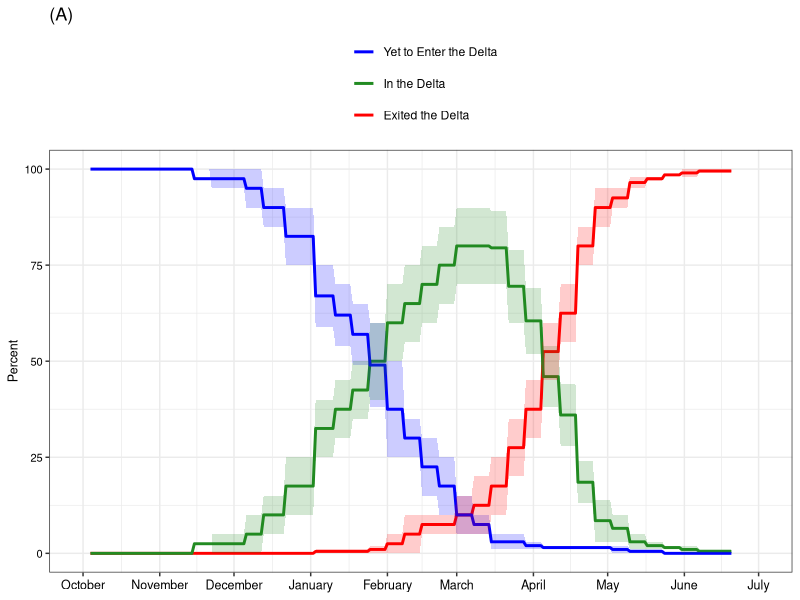
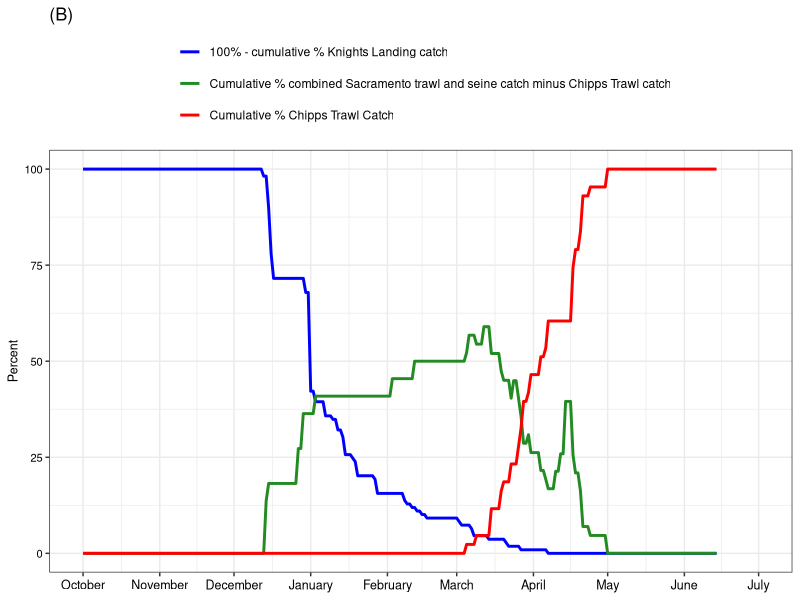
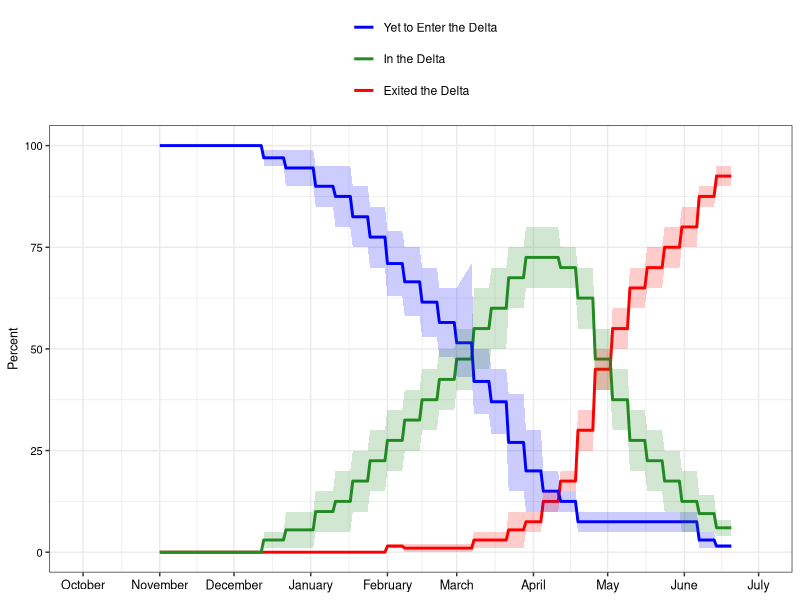
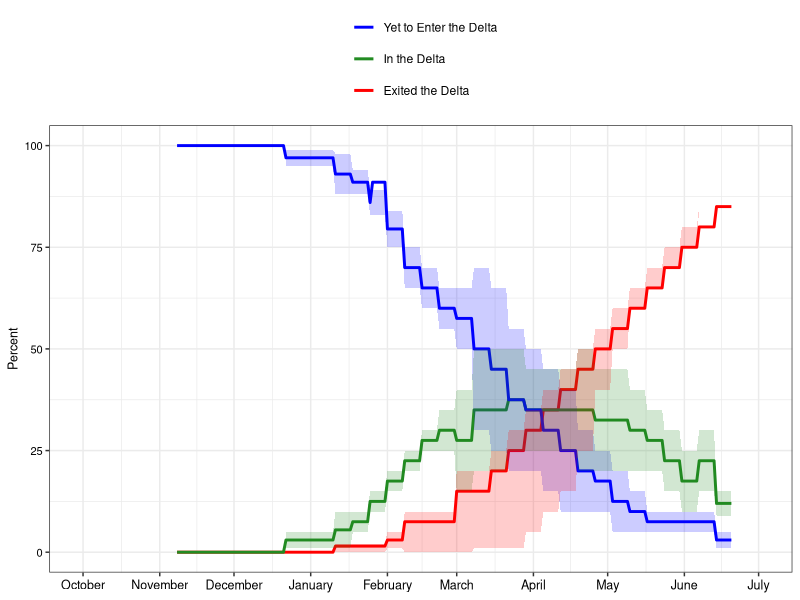
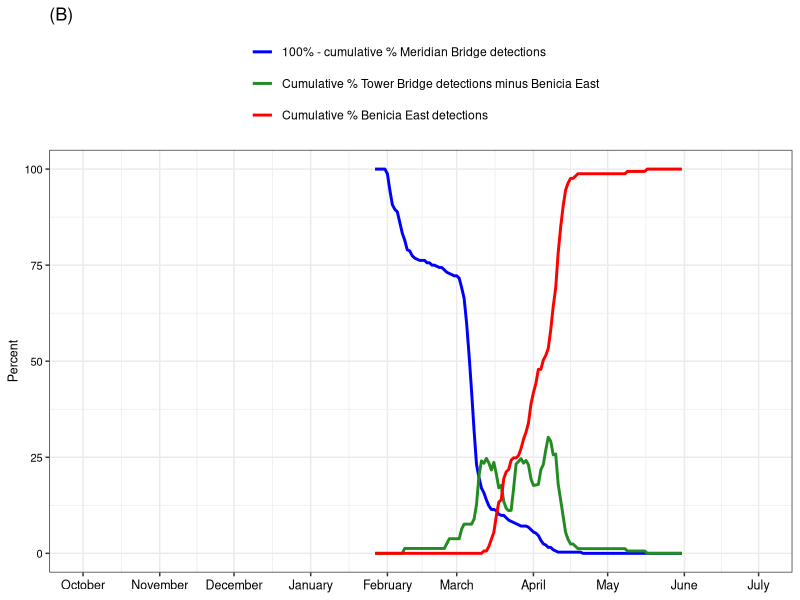
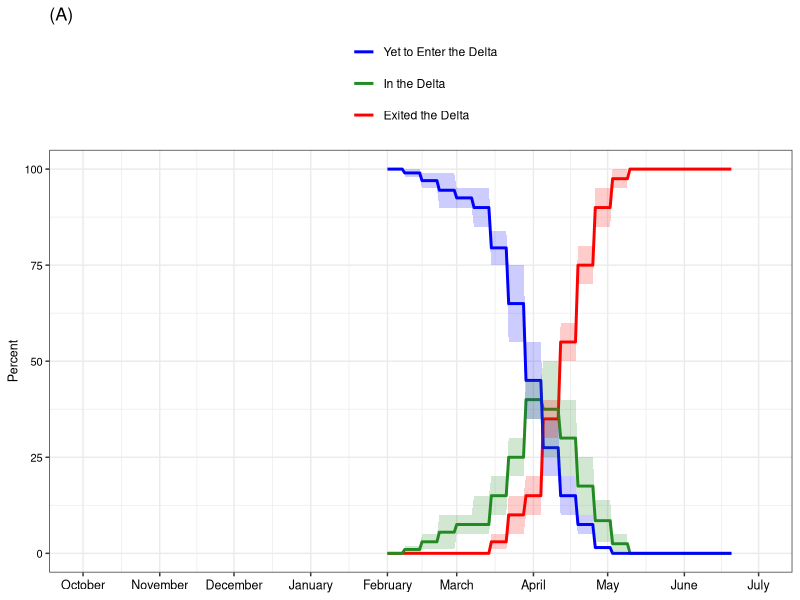
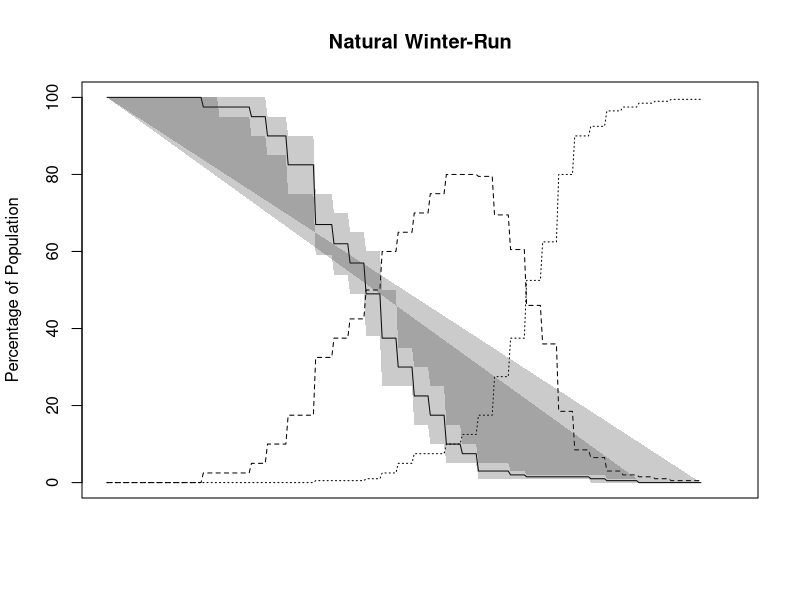
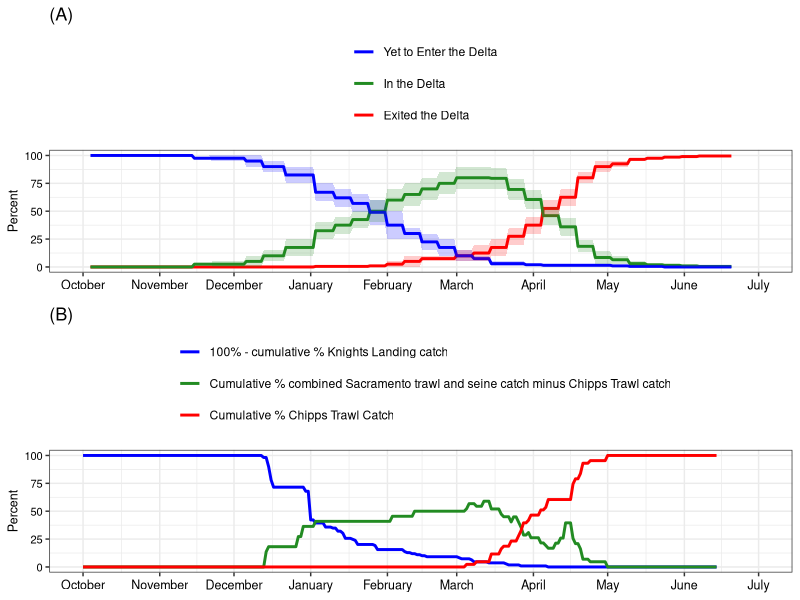

R code for these plots, in order: (Note: this script raises an error after producing the figures.)
library(tidyverse)
library(readxl)
library(grid)
library(gridExtra)

# Load distribution estimate data
distribution_data<-read_excel(file.path("data","DistributionEstimates_WOMT_WY2023.xlsx"),sheet="DATA Dist WOMT Export OMRrange")
str(distribution_data)

# Split range data into upper and lower dist estimates
dist_est_split <- function(datafile=distribution_data,old_col="Natural_WR_YTE_Range",newcol1="Natural_WR_YTE_Lower",newcol2="Natural_WR_YTE_Upper"){
  distribution_data_newdata <- separate(datafile, col=old_col,
                                     c("dummy1", "dummy2"), sep="-",extra = "drop") %>% 
    mutate(dummy2=gsub("\\%", "", dummy2)) %>%
    mutate(dummy1=as.numeric(dummy1),dummy2=as.numeric(dummy2)) 
  
  colnames(distribution_data_newdata)[colnames(distribution_data_newdata) == "dummy1"] = newcol1
  colnames(distribution_data_newdata)[colnames(distribution_data_newdata) == "dummy2"] = newcol2
  
  return(distribution_data_newdata)
}

# Create new columns for upper and lower
distribution_data_edit <- dist_est_split()
distribution_data_edit <- dist_est_split(datafile=distribution_data_edit,old_col="Natural_WR_ID_Range",newcol1="Natural_WR_ID_Lower",newcol2="Natural_WR_ID_Upper")
distribution_data_edit <- dist_est_split(datafile=distribution_data_edit,old_col="Natural_WR_E_Range",newcol1="Natural_WR_E_Lower",newcol2="Natural_WR_E_Upper")

distribution_data_edit <- dist_est_split(datafile=distribution_data_edit,old_col="Natural_SR_YTE_Range",newcol1="Natural_SR_YTE_Lower",newcol2="Natural_SR_YTE_Upper")
distribution_data_edit <- dist_est_split(datafile=distribution_data_edit,old_col="Natural_SR_ID_Range",newcol1="Natural_SR_ID_Lower",newcol2="Natural_SR_ID_Upper")
distribution_data_edit <- dist_est_split(datafile=distribution_data_edit,old_col="Natural_SR_E_Range",newcol1="Natural_SR_E_Lower",newcol2="Natural_SR_E_Upper")

distribution_data_edit <- dist_est_split(datafile=distribution_data_edit,old_col="Hatch_WR_YTE_Range",newcol1="Hatch_WR_YTE_Lower",newcol2="Hatch_WR_YTE_Upper")
distribution_data_edit <- dist_est_split(datafile=distribution_data_edit,old_col="Hatch_WR_ID_Range",newcol1="Hatch_WR_ID_Lower",newcol2="Hatch_WR_ID_Upper")
distribution_data_edit <- dist_est_split(datafile=distribution_data_edit,old_col="Hatch_WR_E_Range",newcol1="Hatch_WR_E_Lower",newcol2="Hatch_WR_E_Upper")

distribution_data_edit <- dist_est_split(datafile=distribution_data_edit,old_col="Natural_SH_YTE_Range",newcol1="Natural_SH_YTE_Lower",newcol2="Natural_SH_YTE_Upper")
distribution_data_edit <- dist_est_split(datafile=distribution_data_edit,old_col="Natural_SH_ID_Range",newcol1="Natural_SH_ID_Lower",newcol2="Natural_SH_ID_Upper")
distribution_data_edit <- dist_est_split(datafile=distribution_data_edit,old_col="Natural_SH_E_Range",newcol1="Natural_SH_E_Lower",newcol2="Natural_SH_E_Upper")

distribution_data_edit$Date=as.Date(distribution_data_edit$Date)

#Load monitoring csv data from SacPAS
#https://www.cbr.washington.edu/sacramento/data/query_sampling_graph.html
monitoring_data_raw <- read.csv(file.path("data","samplingdaily_1686867510_630.csv"))
str(monitoring_data_raw)

#Calculate percentage of sum
monitoring_data_WR <- monitoring_data_raw %>% rename(
  KL_RST=Raw.Knights.Landing.RST,
  SacSeine=Raw.Sacramento.Beach.Seines..SR080E.SR071E.SR062E.SR057E.SR055E.SR060E.AM001S.SR049E.,
  SacTrawl=Raw.Sacramento.Trawls..SR055M.SR055E.SR055W.SR055X.,
  ChippsTrawl=Raw.Chipps.Island.Trawls..SB018M.SB018N.SB018S.SB018X.
) %>% select(Date,KL_RST,SacSeine,SacTrawl,ChippsTrawl) %>%
  mutate(Date=as.Date(Date)) %>% rowwise() %>% mutate(SacTrawl_Seine= sum(SacSeine, SacTrawl, na.rm = TRUE)) %>%
  ungroup() %>%
  filter(!is.na(Date)) %>% select(-c(SacSeine, SacTrawl)) %>%
  mutate(KL_RST = replace_na(KL_RST, 0),ChippsTrawl=replace_na(ChippsTrawl, 0)) %>%
  mutate(KL_RST_sum=cumsum(KL_RST),ChippsTrawl_sum=cumsum(ChippsTrawl),SacTrawl_Seine_sum=cumsum(SacTrawl_Seine)) %>%
  mutate(KL_RST_sum=KL_RST_sum/max(KL_RST_sum),ChippsTrawl_sum=ChippsTrawl_sum/max(ChippsTrawl_sum),SacTrawl_Seine_sum=SacTrawl_Seine_sum/max(SacTrawl_Seine_sum)) %>%
  mutate(Reverse_KL_RST = 1-KL_RST_sum, SacTrawl_Seine_sum_minus_Chipps=SacTrawl_Seine_sum-ChippsTrawl_sum)

#Create winter run LAD monitoring data per DFW's figure
monitoring_data_WR_sum <- monitoring_data_WR %>% 
  select(Date,Reverse_KL_RST,SacTrawl_Seine_sum_minus_Chipps,ChippsTrawl_sum) %>%
  gather("Category","Percent",2:4) %>% mutate(Date=as.Date(Date))%>%
  mutate(Percent=Percent*100)

monitoring_data_WR_sum$Category<-factor(monitoring_data_WR_sum$Category, levels=c('Reverse_KL_RST','SacTrawl_Seine_sum_minus_Chipps', 'ChippsTrawl_sum'))

########################
#Create figure for Natural Winter-run LAD distribution estimates
str(distribution_data_edit)
data_WR_nat<-distribution_data_edit %>% select(Date,Natural_WR_YTE,Natural_WR_ID,Natural_WR_E) %>% gather("Category","Percent",2:4) 

#Winter-run distribution estimates
plot_distest_WR_nat <- ggplot() +  
  geom_line(data=data_WR_nat, aes(Date, Percent, colour=Category),size=1) + 
  geom_ribbon(data=distribution_data_edit,aes(x=Date, ymax=Natural_WR_YTE_Upper, ymin=Natural_WR_YTE_Lower), 
              alpha=0.2,fill="blue")+
  geom_ribbon(data=distribution_data_edit,aes(x=Date, ymax=Natural_WR_ID_Upper, ymin=Natural_WR_ID_Lower), 
              alpha=0.2,fill="forestgreen")+
  geom_ribbon(data=distribution_data_edit,aes(x=Date, ymax=Natural_WR_E_Upper, ymin=Natural_WR_E_Lower), 
              alpha=0.2,fill="red") +
  theme_bw() +
  scale_x_date(date_breaks = "1 month",
               date_labels="%B",
               limits = as.Date(c('2022-10-01','2023-07-01')))+
  ggtitle("(A)")+
  theme(plot.title=element_text(size=13), 
                 axis.text.x=element_text(size=9, color="black"), 
                 axis.text.y = element_text(size=8, color="black"), 
                 axis.title.x = element_blank(),
                 axis.title.y = element_text(size = 9, angle = 90),
                 strip.text = element_text(size = 7),
                 legend.position = "top") + 
  scale_colour_manual(values = c("red","forestgreen","blue"),name="",labels=c("Exited the Delta","In the Delta","Yet to Enter the Delta"))+
  guides(color = guide_legend(reverse = TRUE,nrow=3,byrow=TRUE))

plot_distest_WR_nat

#Winter-run monitoring data analog to dist estimates
plot_monitoring_WR_nat <- ggplot() +  
  geom_line(data=monitoring_data_WR_sum, aes(Date, Percent, colour=Category),size=1) +
  theme_bw() +
  scale_x_date(date_breaks = "1 month",
               date_labels="%B",
               limits = as.Date(c('2022-10-01','2023-07-01')))+
  ggtitle("(B)")+
  theme(plot.title=element_text(size=13), 
        axis.text.x=element_text(size=9, color="black"), 
        axis.text.y = element_text(size=8, color="black"), 
        axis.title.x = element_blank(),
        axis.title.y = element_text(size = 9, angle = 90),
        strip.text = element_text(size = 7),
        legend.position = "top") + 
  scale_colour_manual(values = c("blue","forestgreen","red"),name="",labels=c("100% - cumulative % Knights Landing catch","Cumulative % combined Sacramento trawl and seine catch minus Chipps Trawl catch","Cumulative % Chipps Trawl Catch"))+
  guides(color = guide_legend(nrow=3,byrow=TRUE))
  
plot_monitoring_WR_nat


#Print figure
tiff(filename=file.path("output","Figure_DistEst_WinterRun.tiff"),
     type="cairo",
     units="in", 
     width=8, #10*1, 
     height=10, #22*1, 
     pointsize=5, #12, 
     res=600,
     compression="lzw")
grid.arrange(plot_distest_WR_nat, plot_monitoring_WR_nat, ncol=1,nrow=2)

dev.off()

###################

#Create figure for Spring-run LAD distribution estimates
data_SR<-distribution_data_edit %>% select(Date,Natural_SR_YTE,Natural_SR_ID,Natural_SR_E) %>% gather("Category","Percent",2:4) 

#Spring-run distribution estimates
plot_distest_SR <- ggplot() +  
  geom_line(data=data_SR, aes(Date, Percent, colour=Category),size=1) + 
  geom_ribbon(data=distribution_data_edit,aes(x=Date, ymax=Natural_SR_YTE_Upper, ymin=Natural_SR_YTE_Lower), 
              alpha=0.2,fill="blue")+
  geom_ribbon(data=distribution_data_edit,aes(x=Date, ymax=Natural_SR_ID_Upper, ymin=Natural_SR_ID_Lower), 
              alpha=0.2,fill="forestgreen")+
  geom_ribbon(data=distribution_data_edit,aes(x=Date, ymax=Natural_SR_E_Upper, ymin=Natural_SR_E_Lower), 
              alpha=0.2,fill="red") +
  theme_bw() +
  scale_x_date(date_breaks = "1 month",
               date_labels="%B",
               limits = as.Date(c('2022-10-01','2023-07-01')))+
  theme(plot.title=element_text(size=13), 
        axis.text.x=element_text(size=9, color="black"), 
        axis.text.y = element_text(size=8, color="black"), 
        axis.title.x = element_blank(),
        axis.title.y = element_text(size = 9, angle = 90),
        strip.text = element_text(size = 7),
        legend.position = "top") + 
  scale_colour_manual(values = c("red","forestgreen","blue"),name="",labels=c("Exited the Delta","In the Delta","Yet to Enter the Delta"))+
  guides(color = guide_legend(reverse = TRUE,nrow=3,byrow=TRUE))

plot_distest_SR

#Print figure
tiff(filename=file.path("output","Figure_DistEst_SpringRun.tiff"),
     type="cairo",
     units="in", 
     width=10, #10*1, 
     height=6, #22*1, 
     pointsize=5, #12, 
     res=600,
     compression="lzw")
plot_distest_SR
dev.off()


###################

#Create figure for Steelhead distribution estimates
data_SH<-distribution_data_edit %>% select(Date,Natural_SH_YTE,Natural_SH_ID,Natural_SH_E) %>% gather("Category","Percent",2:4) 

#Spring-run distribution estimates
plot_distest_SH <- ggplot() +  
  geom_line(data=data_SH, aes(Date, Percent, colour=Category),size=1) + 
  geom_ribbon(data=distribution_data_edit,aes(x=Date, ymax=Natural_SH_YTE_Upper, ymin=Natural_SH_YTE_Lower), 
              alpha=0.2,fill="blue")+
  geom_ribbon(data=distribution_data_edit,aes(x=Date, ymax=Natural_SH_ID_Upper, ymin=Natural_SH_ID_Lower), 
              alpha=0.2,fill="forestgreen")+
  geom_ribbon(data=distribution_data_edit,aes(x=Date, ymax=Natural_SH_E_Upper, ymin=Natural_SR_E_Lower), 
              alpha=0.2,fill="red") +
  theme_bw() +
  scale_x_date(date_breaks = "1 month",
               date_labels="%B",
               limits = as.Date(c('2022-10-01','2023-07-01')))+
  theme(plot.title=element_text(size=13), 
        axis.text.x=element_text(size=9, color="black"), 
        axis.text.y = element_text(size=8, color="black"), 
        axis.title.x = element_blank(),
        axis.title.y = element_text(size = 9, angle = 90),
        strip.text = element_text(size = 7),
        legend.position = "top") + 
  scale_colour_manual(values = c("red","forestgreen","blue"),name="",labels=c("Exited the Delta","In the Delta","Yet to Enter the Delta"))+
  guides(color = guide_legend(reverse = TRUE,nrow=3,byrow=TRUE))

plot_distest_SH

#Print figure
tiff(filename=file.path("output","Figure_DistEst_Steelhead.tiff"),
     type="cairo",
     units="in", 
     width=10, #10*1, 
     height=6, #22*1, 
     pointsize=5, #12, 
     res=600,
     compression="lzw")
plot_distest_SH
dev.off()

###################################################################

#Load hatchery winter-run acoustic dataset
acoustic_data_raw <- read.csv(file.path("data","HatcheryWR_acoustic_data.csv")) %>%
  mutate(Date=as.Date(Date,"%m/%d/%Y"))
str(acoustic_data_raw)

acoustic_data <- acoustic_data_raw %>% select(Date,MeridianBr,TowerBridge, Benicia_east) %>%
  mutate(MeridianBr = replace_na(MeridianBr, 0),TowerBridge=replace_na(TowerBridge, 0),Benicia_east=replace_na(Benicia_east, 0)) %>%
  mutate(MeridianBr=cumsum(MeridianBr),TowerBridge=cumsum(TowerBridge),Benicia_east=cumsum(Benicia_east)) %>%
  mutate(MeridianBr=MeridianBr/max(MeridianBr),TowerBridge=TowerBridge/max(TowerBridge),Benicia_east=Benicia_east/max(Benicia_east)) %>%
  mutate(Reverse_MeridianBr = 1-MeridianBr, TowerBridge_minus_Benicia=TowerBridge-Benicia_east) %>%
  select(Date,Reverse_MeridianBr,TowerBridge_minus_Benicia,Benicia_east) %>%
  gather("Category","Percent",2:4) %>% mutate(Date=as.Date(Date))%>%
  mutate(Percent=Percent*100)

acoustic_data$Category<-factor(acoustic_data$Category, levels=c('Reverse_MeridianBr','TowerBridge_minus_Benicia', 'Benicia_east'))

#Hatchery winter-run acoustic tag data analog to dist estimates
plot_monitoring_WR_hat <- ggplot() +  
  geom_line(data=acoustic_data, aes(Date, Percent, colour=Category),size=1) +
  theme_bw() +
  scale_x_date(date_breaks = "1 month",
               date_labels="%B",
               limits = as.Date(c('2022-10-01','2023-07-01')))+
  ggtitle("(B)")+
  theme(plot.title=element_text(size=13), 
        axis.text.x=element_text(size=9, color="black"), 
        axis.text.y = element_text(size=8, color="black"), 
        axis.title.x = element_blank(),
        axis.title.y = element_text(size = 9, angle = 90),
        strip.text = element_text(size = 7),
        legend.position = "top") + 
  scale_colour_manual(values = c("blue","forestgreen","red"),name="",labels=c("100% - cumulative % Meridian Bridge detections","Cumulative % Tower Bridge detections minus Benicia East","Cumulative % Benicia East detections"))+
  guides(color = guide_legend(nrow=3,byrow=TRUE))

plot_monitoring_WR_hat

#Create figure for hatchery Winter-run distribution estimates

data_WR_hat <-distribution_data_edit %>% select(Date,Hatch_WR_YTE,Hatch_WR_ID,Hatch_WR_E) %>% gather("Category","Percent",2:4) 

plot_distest_WR_hat <- ggplot() +  
  geom_line(data=data_WR_hat, aes(Date, Percent, colour=Category),size=1) + 
  geom_ribbon(data=distribution_data_edit,aes(x=Date, ymax=Hatch_WR_YTE_Upper, ymin=Hatch_WR_YTE_Lower), 
              alpha=0.2,fill="blue")+
  geom_ribbon(data=distribution_data_edit,aes(x=Date, ymax=Hatch_WR_ID_Upper, ymin=Hatch_WR_ID_Lower), 
              alpha=0.2,fill="forestgreen")+
  geom_ribbon(data=distribution_data_edit,aes(x=Date, ymax=Hatch_WR_E_Upper, ymin=Hatch_WR_E_Lower), 
              alpha=0.2,fill="red") +
  theme_bw() +
  scale_x_date(date_breaks = "1 month",
               date_labels="%B",
               limits = as.Date(c('2022-10-01','2023-07-01')))+
  ggtitle("(A)")+
  theme(plot.title=element_text(size=13), 
        axis.text.x=element_text(size=9, color="black"), 
        axis.text.y = element_text(size=8, color="black"), 
        axis.title.x = element_blank(),
        axis.title.y = element_text(size = 9, angle = 90),
        strip.text = element_text(size = 7),
        legend.position = "top") + 
  scale_colour_manual(values = c("red","forestgreen","blue"),name="",labels=c("Exited the Delta","In the Delta","Yet to Enter the Delta"))+
  guides(color = guide_legend(reverse = TRUE,nrow=3,byrow=TRUE))

plot_distest_WR_hat



#Print figure
tiff(filename=file.path("output","Figure_DistEst_WinterRun_Hatchery.tiff"),
     type="cairo",
     units="in", 
     width=8, #10*1, 
     height=10, #22*1, 
     pointsize=5, #12, 
     res=600,
     compression="lzw")
grid.arrange(plot_distest_WR_hat, plot_monitoring_WR_hat, ncol=1,nrow=2)

dev.off()






##################### Test code


plot(Natural_WR_YTE ~ Date, distribution_data_edit, xaxt = "n", type = "l", col="black",main="Natural Winter-Run",ylab="Percentage of Population",xlab="")
lines(distribution_data_edit$Date, distribution_data_edit$Natural_WR_ID, col = "black", type = "l", lty = 2)
lines(distribution_data_edit$Date, distribution_data_edit$Natural_WR_E, col = "black", type = "l", lty = 3)
polygon(x = c(distribution_data_edit$Date, distribution_data_edit$Date[length(distribution_data_edit$Date)], rev(distribution_data_edit$Date), distribution_data_edit$Date[1]),
        y = c(distribution_data_edit$Natural_WR_YTE_Lower, distribution_data_edit$Natural_WR_YTE_Upper[length(distribution_data_edit$Natural_WR_YTE_Upper)], rev(distribution_data_edit$Natural_WR_YTE_Upper), distribution_data_edit$Natural_WR_YTE_Lower[1]),
        border=NA, col=gray(0.2,0.25))
axis(1, at=at, format(at, "%b %d"), cex.axis = .7)
legend(min(distribution_data$Date), 50, legend=c("Yet to enter Delta", "In Delta", "Exited Delta"),
       col=c("black", "black",'black'), lty=1:3, cex=0.8)

